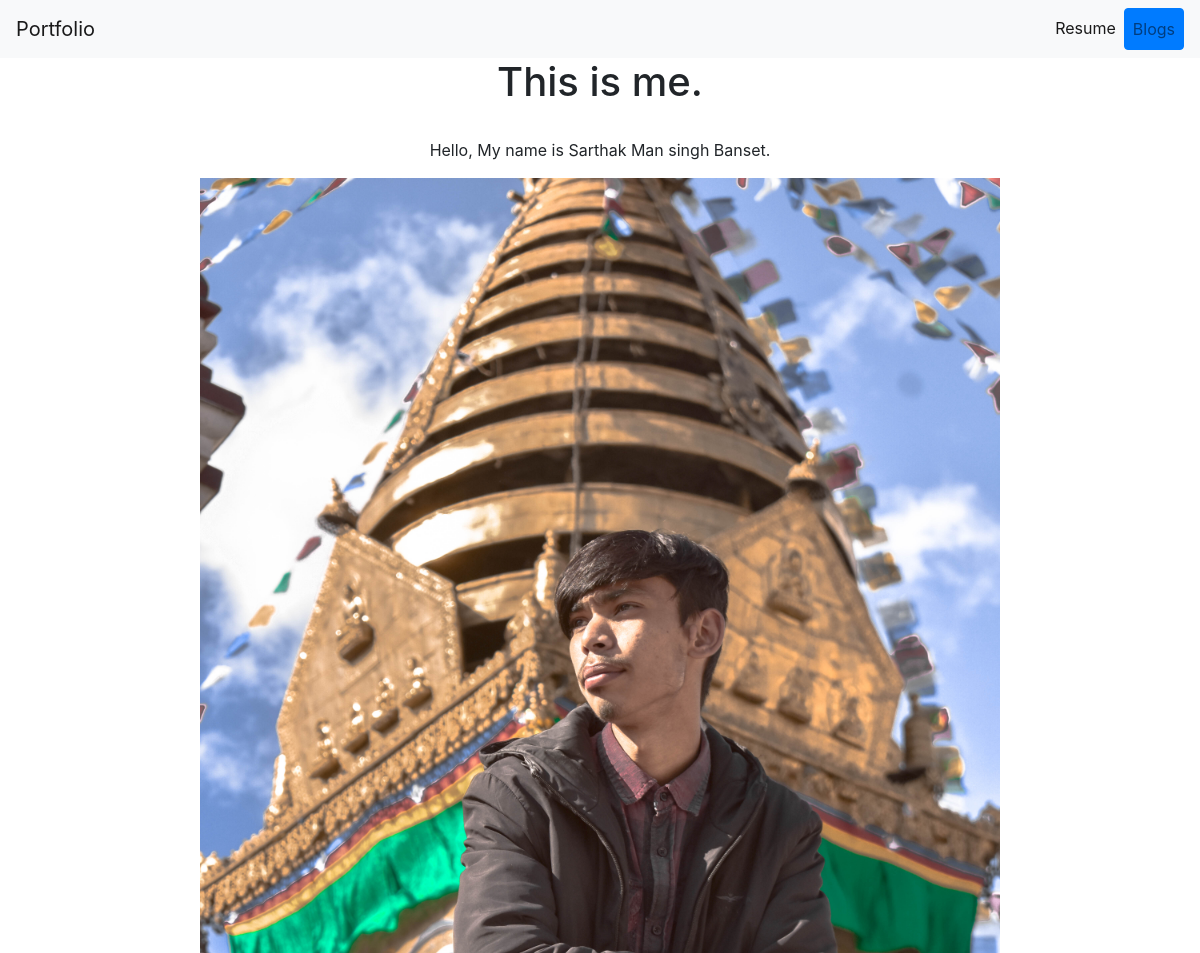
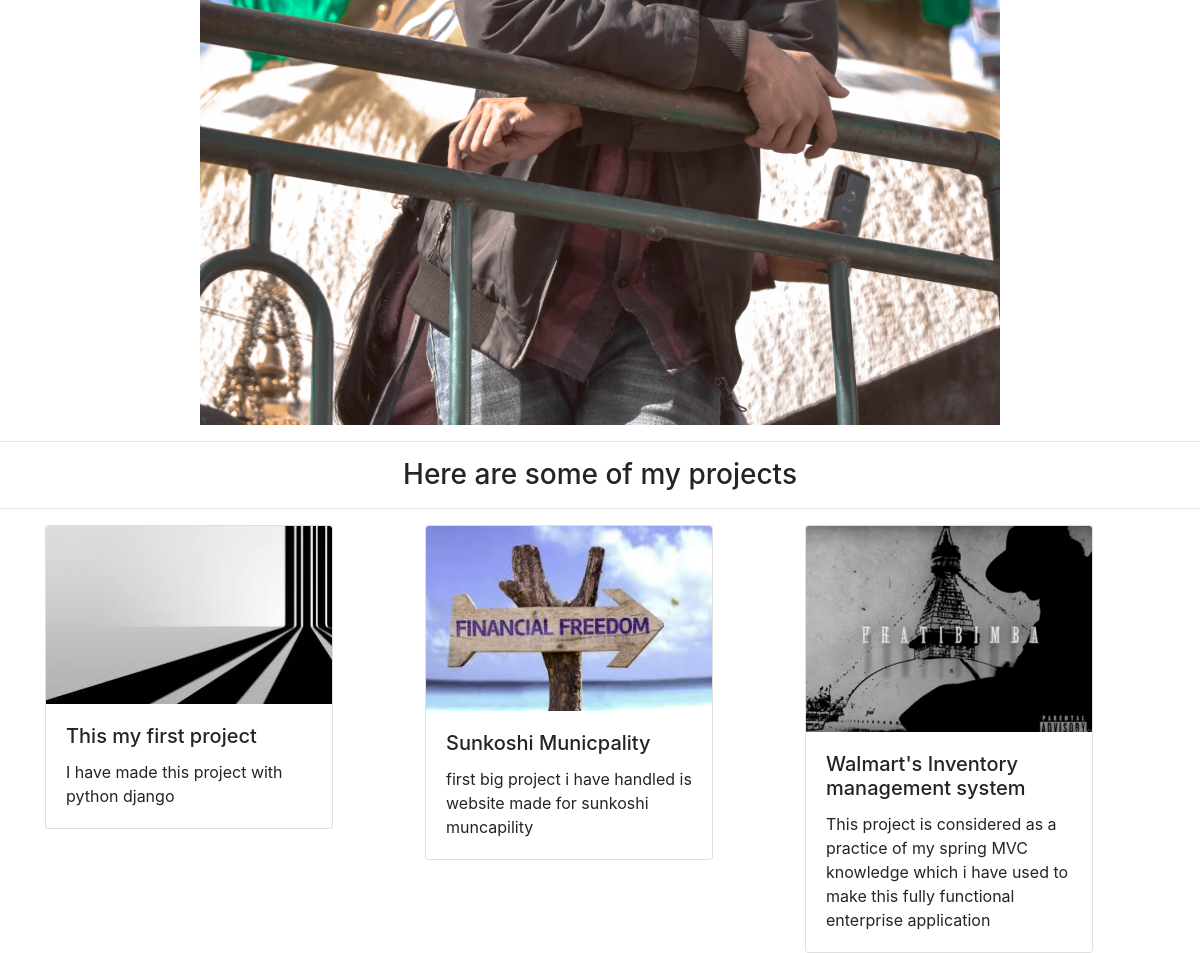
The page / on the database its author committed (2 pictures, top to bottom).
### portfolio/models.py (models this page shows, shortened)
class Project(models.Model):
    title = models.CharField(max_length=50)
    description = models.CharField(max_length=250)
    image = models.ImageField(upload_to='portfolio/images/')
    url = models.URLField(blank=True)

### portfolio/views.py (the view)
# urls.py: 2. Add a URL to urlpatterns:  path('', views.home, name='home')
def home(request):
    projects = Project.objects.all()
    return render(request,'portfolio/home.html',{'projects':projects})

### portfolio/templates/portfolio/home.html (shortened to what this page needs)
{% extends 'portfolio/base.html' %}
    {% block content %}
    <section class="text-center">
        <h1>This is me.</h1>
        <br>
        <p>Hello, My name is Sarthak Man singh Banset.</p>
    </section>
        {% load static %}
        <div class="text-center">
            <img src="{% static 'portfolio/port.jpg' %}"  class="img-fluid" width="100%" height="100%" style="padding:0px 200px" alt="">
        </div>
        <hr>
        <section>
            <h3 class="text-center"> Here are some of my projects</h3>
            <hr>
        </section>
        <div class="container">
            <div class="row">
                {% for project in projects %}
                <div class="col-sm">
                    <div class="card" style="width: 18rem;">
                        <img src="{{project.image.url}}" class="card-img-top" alt="...">
                        <div class="card-body">
                          <h5 class="card-title">{{project.title}}</h5>
                          <p class="card-text">{{project.description}}</p>
                </div>
            </div>
        </div>
        {% endfor%}
        </div>
        </div>
    {% endblock %}

### portfolio/templates/portfolio/base.html (shortened to what this page needs)
{% load static%}
<!doctype html>
<html lang="en">
  <head>
    <link rel="stylesheet" href="https://stackpath.bootstrapcdn.com/bootstrap/4.5.0/css/bootstrap.min.css">
  </head>
  <body>
    <nav class="navbar navbar-expand-lg navbar-light bg-light">
        <a class="navbar-brand" href="{% url 'home' %}">Portfolio</a>
        <div class="collapse navbar-collapse" id="navbarSupportedContent">
          <ul class="navbar-nav ml-auto">
            <li class="nav-item active">
              <a href="{% static 'portfolio/res.pdf' %}" class="nav-link">Resume</a>
            </li>
            <li class="nav-item">
              <a href="{% url 'blog:all_blogs' %}" class="btn btn-primary nav-link">Blogs</a>
            </li>
          </ul>
        </div>
      </nav>
      {% block content %}
      {% endblock %}
  </body>

### rows shown on the page
Project: image (picture), title "This my first project", description "I have made this project with python django"
Project: image (picture), title "Sunkoshi Municpality", description "first big project i have handled is website made for sunkoshi muncapility"
Project: image (picture), title "Walmart's Inventory management system", description "This project is considered as a practice of my spring MVC knowledge which i have used to make this fully functional enterprise application"
